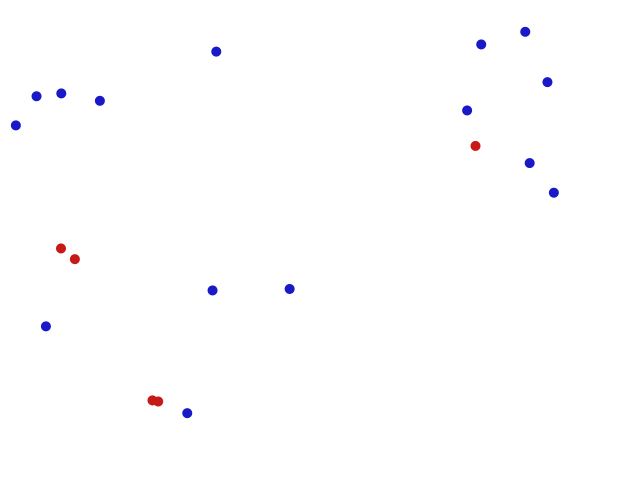
Frame 1 (no input)
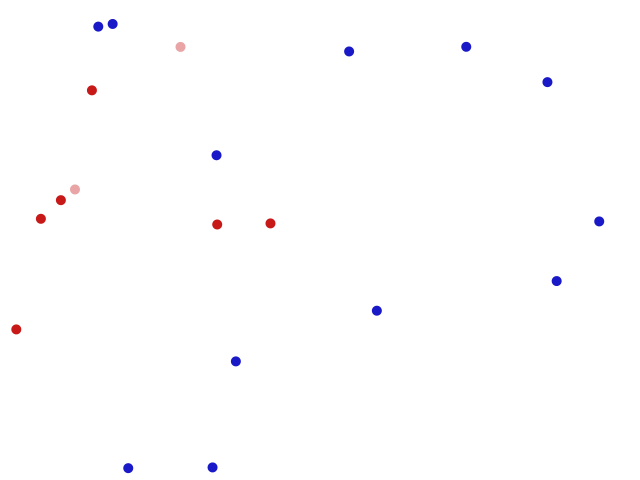
Frame 60 (the mouse pressed at the canvas centre just before this capture)
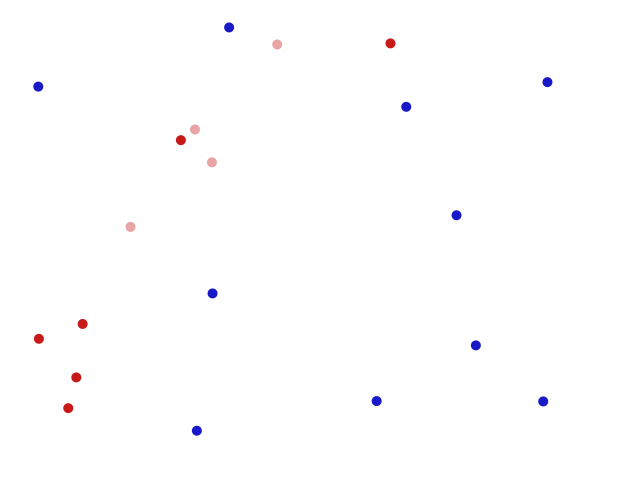
Frame 120 (the mouse held since frame 60 and released just before this capture)

The Processing sketch that drew these frames (run headless with seeded random() and noise(); from frame 60 on, the mouse is pressed at the canvas centre):

// Processing sketch: InfectionModel
// ── InfectionModel.pde
final int CIRCLES = 20;
PVector circles[] = new PVector[CIRCLES];
int stats[][] = new int[CIRCLES][3];

int radius = 10;

void setup() {
  size(640, 480);

  noStroke();

  for (int i = 0; i < CIRCLES; i++) {
    stats [i] = new int[]{floor(random(-5, 5)), floor(random(-5, 5)), (random(1) < 0.05 ? 1: 0)
    };
    circles[i] = new PVector(random(radius, width-radius), random(radius, height-radius));
  }
  // patient 0
  stats[0][2] = 1;
}


boolean allInfected() {
  for (int[] arr : stats)
    if (arr[2]==0)
      return false;
  return true;
}

void move(int i) {
  circles[i].x += stats[i][0];
  circles[i].y += stats[i][1];
  if (circles[i].x < radius || circles[i].x > width-radius)
    stats[i][0] *= -1;
  if (circles[i].y < radius || circles[i].y > height-radius)
    stats[i][1] *= -1;
}

void infect(int i) {
  if (stats[i][2] != 1)
    return;
  //for (int j = i+1; j < CIRCLES; j++) {
  for (int j = 0; j < CIRCLES; j++) {
    if (stats[j][2]!= 0 || i==j)
      continue;
    if (intersect(i, j)) {
      stats[j][2] = 1;
     
      
      
    }
  }
  
}

void collide(int i ) {
  for (int j = 0; j < CIRCLES; j++) {
    if (i == j)
      continue;
    if (intersect(i, j)) {
    }
  }
}


boolean intersect(int i, int j) {
  PVector c1 = circles[i];
  PVector c2 = circles[j];
  return sqrt((c1.x-c2.x)*(c1.x-c2.x)+(c1.y-c2.y)*(c1.y-c2.y)) < 2*radius;
}

void draw() {
  background(255);
  for (int i = 0; i < CIRCLES; i++) {
    move(i);
    infect(i);
    if (stats[i][2] == 1 && random(1) < 0.008)
      stats[i][2]++; 
    int state = stats[i][2];
    fill(state == 0 ? color(25, 25, 200) : state == 1 ? color(200, 25, 25) : color(200, 25, 25, 100));
    circle(circles[i].x, circles[i].y, radius);
  }

  if (allInfected()) {
    noLoop();
    println("DONE!");
  }
}
